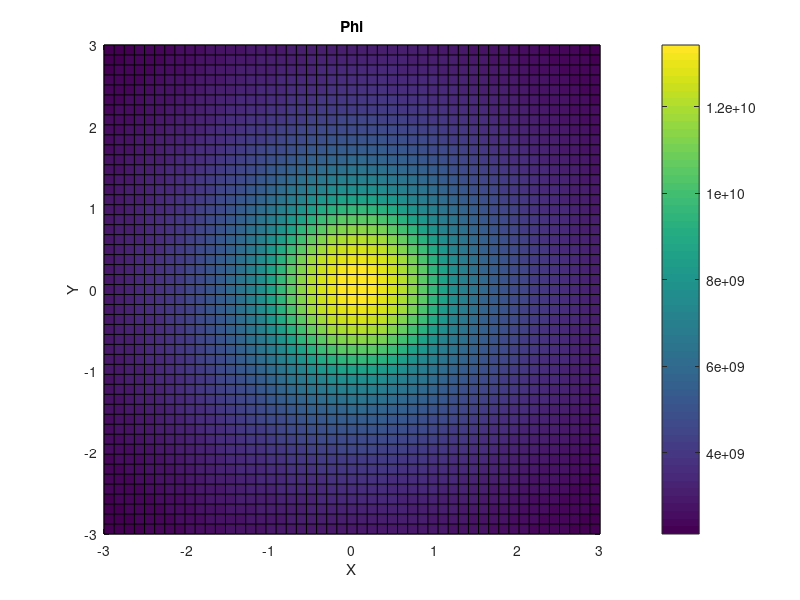
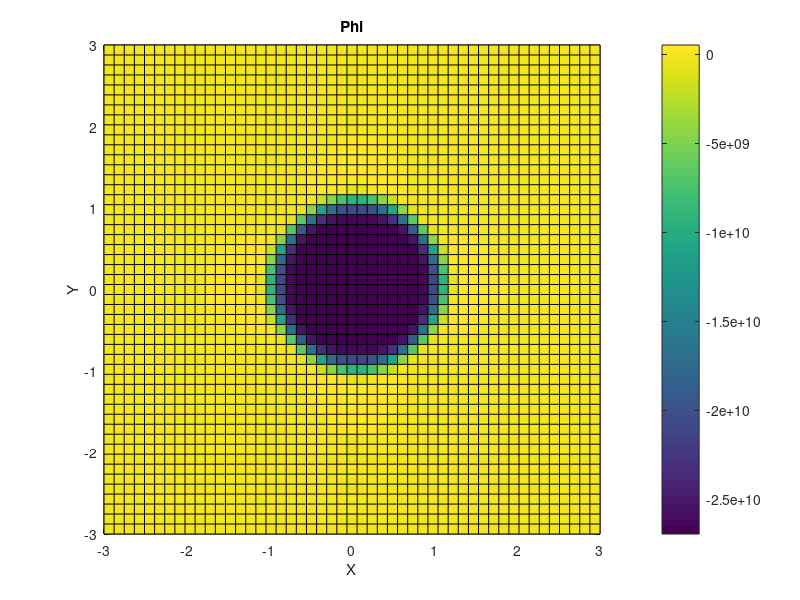

Source code (MATLAB) for these figures, in order:
% HW 5
% Problem 2
% Part a -> c
% This script demos computing the laplacian ophi a scalar phieild 

%clear the workspace
clc
clear
close all

%Input paramters
Q = 1; %[C]
a = 1; %[m]
e0 = 8.854E-12; %[phi/m]

%sizing
n = 50; %must be even number to plot Z=0 plane
x = linspace(-3*a,3*a,n);
y = linspace(-3*a,3*a,n);
z = linspace(-3*a,3*a,n);
[X,Y,Z] = meshgrid(x,y,z);

C1 = Q/(4*pi()*e0*a);
C2 = Q/(8*pi()*e0*a^3);

%scalar fuunction 
for i=1:n
    for j=1:n
        for k=1:n
            
            if sqrt(X(i,j,k)^2+Y(i,j,k)^2+Z(i,j,k)^2)<a
                
                phi(i,j,k) = C1 - C2*(X(i,j,k)^2+Y(i,j,k)^2+Z(i,j,k)^2-a^2);
                
            else
                
                phi(i,j,k) = Q/(4*pi()*e0*sqrt(X(i,j,k)^2+Y(i,j,k)^2+Z(i,j,k)^2));
                
            end
            
        end
    end
end

z0 = Z(:,:,n/2);

figure(1)
pcolor(x,y,phi(:,:,n/2))
colorbar
xlabel('X')
ylabel('Y')
title('Phi')

%gradient of scalar phiunction
dx=x(2)-x(1);
dy=y(2)-y(1);
dz=z(2)-z(1);

lx = n;
ly = n;
lz = n;

gradx=zeros(size(phi));
grady=zeros(size(phi));
gradz=zeros(size(phi));

%x component of gradient
gradx(1,:,:)=(phi(2,:,:)-phi(1,:,:))/dx;
for ix=2:lx-1
    gradx(ix,:,:)=(phi(ix+1,:,:)-phi(ix-1,:,:))/2/dx;    %\partial/\partial x
end %phior
gradx(lx,:,:)=(phi(lx,:,:)-phi(lx-1,:,:))/dx;

%y component of gradient
grady(:,1,:)=(phi(:,2,:)-phi(:,1,:))/dy;
for iy=2:ly-1
    grady(:,iy,:)=(phi(:,iy+1,:)-phi(:,iy-1,:))/2/dy;    %\partial/\partial y
end %phior
grady(:,ly,:)=(phi(:,ly,:)-phi(:,ly-1,:))/dy; 

%z component of gradient
gradz(:,:,1)=(phi(:,:,2)-phi(:,:,1))/dz;
for iz=2:lz-1
    gradz(:,:,iz)=(phi(:,:,iz+1)-phi(:,:,iz-1))/2/dz;    %\partial/\partial x
end %phior
gradz(:,:,lz)=(phi(:,:,lz)-phi(:,:,lz-1))/dz;

%lapacian 
f = gradx;
g = grady;
h = gradz;

%x component of gradient
divx(1,:,:)=(f(2,:,:)-f(1,:,:))/dx;
for ix=2:lx-1
    divx(ix,:,:)=(f(ix+1,:,:)-f(ix-1,:,:))/2/dx;    %\partial/\partial x
end %phior
divx(lx,:,:)=(f(lx,:,:)-f(lx-1,:,:))/dx;

%y component of divient
divy(:,1,:)=(g(:,2,:)-g(:,1,:))/dy;
for iy=2:ly-1
    divy(:,iy,:)=(g(:,iy+1,:)-g(:,iy-1,:))/2/dy;    %\partial/\partial y
end %phior
divy(:,ly,:)=(g(:,ly,:)-g(:,ly-1,:))/dy; 

%z component of divient
divz(:,:,1)=(h(:,:,2)-h(:,:,1))/dz;
for iz=2:lz-1
    divz(:,:,iz)=(h(:,:,iz+1)-h(:,:,iz-1))/2/dz;    %\partial/\partial x
end %phior
divz(:,:,lz)=(h(:,:,lz)-h(:,:,lz-1))/dz;


div = divx+divy+divz;  

figure(2)
pcolor(x,y,div(:,:,n/2))
colorbar
xlabel('X')
ylabel('Y')
title('Phi')

save problem_2_Data
                
